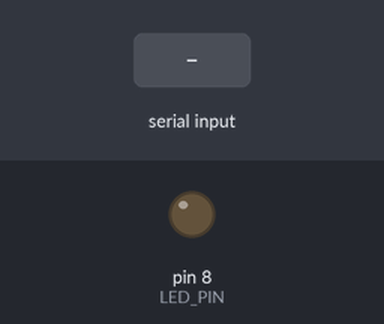
Bench run of a sketch on a simulated Arduino Uno, built with avr-gcc and run on an emulated ATmega328P. Parts: output pins drawn as LEDs (lit = HIGH). The test bench sets the inputs (shaded band). Random numbers use the default seed unless the sketch sets one; no radio packets arrive unless stated; what the sketch prints to the serial monitor is not drawn.

Above: at 0.1 s.
At 3.2 s:
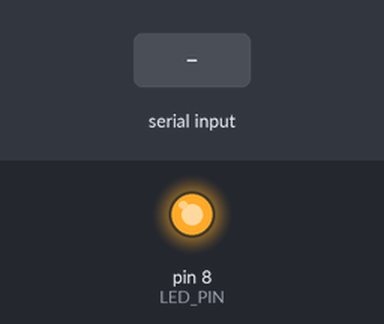
3.3 s: ":\n" received over Serial
6.3 s: "90:45\n" received over Serial
Timing chart, 0 to 9.3 s (numbered marks = the images above; inputs shaded):
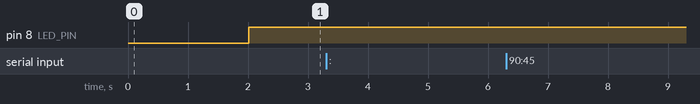

The sketch:

simulador_de_mensagem.ino
```cpp
#include <SPI.h>
#include <RF24.h>

#define CE_PIN 7
#define CSN_PIN 10
#define LED_PIN 8

RF24 radio(CE_PIN, CSN_PIN);

const byte address[6] = "00001";

// ========================
// 📦 PACKET STRUCT (32 bytes)
// ========================
#pragma pack(push, 1)
typedef struct {
  uint8_t header;
  uint8_t glove_id;

  int16_t accel[3];
  int16_t gyro[3];
  int16_t mag[3];

  int16_t fsr[4];

  uint8_t sequence;
  uint16_t timestamp;  // horas (8 bits) + minutos (8 bits)

  uint8_t checksum;
} Packet;
#pragma pack(pop)

Packet packet;

uint8_t sequence = 0;
unsigned long lastSend = 0;
const int interval = 10; // 1 segundo

// Variáveis para a hora atual
uint8_t currentHour = 0;
uint8_t currentMinute = 0;
uint8_t currentSecond = 0;
unsigned long lastTimeUpdate = 0;
bool timeReceived = false;

// ========================
// 🔐 CHECKSUM
// ========================
uint8_t calculateChecksum(Packet *p) {
  uint8_t *data = (uint8_t*)p;
  uint8_t sum = 0;

  for (int i = 0; i < sizeof(Packet) - 1; i++) {
    sum ^= data[i];
  }

  return sum;
}

// ========================
// 🕐 ATUALIZAR HORA (baseada em millis)
// ========================
void updateCurrentTime() {
  if (!timeReceived) return;

  unsigned long now = millis();
  unsigned long elapsedSeconds = (now - lastTimeUpdate) / 1000;

  if (elapsedSeconds > 0) {
    // Adicionar segundos decorridos
    int totalSeconds = currentHour * 3600 + currentMinute * 60 + currentSecond + elapsedSeconds;

    currentHour = (totalSeconds / 3600) % 24;
    currentMinute = (totalSeconds % 3600) / 60;
    currentSecond = totalSeconds % 60;

    // Atualizar o tempo base
    lastTimeUpdate = now;
  }
}

// ========================
// ⚙️ SETUP
// ========================
void setup() {
  pinMode(LED_PIN, OUTPUT);

  Serial.begin(115200);
  delay(2000);

  Serial.println("Transmissor - Hora atual automática");
  Serial.println("Envie a hora atual no formato: HH:MM");
  Serial.println("Exemplo: 15:30");
  Serial.println();

  // Inicializar NRF24
  if (!radio.begin()) {
    Serial.println("❌ NRF NÃO DETECTADO");
    while (1);
  }

  Serial.println("✅ NRF OK");

  // CONFIG
  radio.setChannel(76);
  radio.setDataRate(RF24_2MBPS);
  radio.setPALevel(RF24_PA_LOW);
  radio.setAutoAck(true);
  radio.setRetries(15, 15);

  radio.stopListening();
  radio.openWritingPipe(address);

  randomSeed(analogRead(0));
}

// ========================
// 🔁 LOOP (1 Hz)
// ========================
void loop() {
  // Verificar se recebeu hora do computador
  if (Serial.available()) {
    String input = Serial.readStringUntil('\n');
    input.trim();

    // Verificar formato HH:MM
    if (input.length() == 5 && input[2] == ':') {
      currentHour = input.substring(0, 2).toInt();
      currentMinute = input.substring(3, 5).toInt();
      currentSecond = 0;

      if (currentHour >= 0 && currentHour <= 23 && currentMinute >= 0 && currentMinute <= 59) {
        timeReceived = true;
        lastTimeUpdate = millis();  // Marca o momento da definição da hora

        Serial.print("✅ Hora definida: ");
        Serial.print(currentHour);
        Serial.print(":");
        if (currentMinute < 10) Serial.print("0");
        Serial.print(currentMinute);
        Serial.print(":00");
        Serial.println(" (vai avançar automaticamente)");
      } else {
        Serial.println("❌ Hora inválida! Use HH:MM (00:00 a 23:59)");
      }
    } else {
      Serial.println("❌ Formato inválido! Use HH:MM (exemplo: 15:30)");
    }
  }

  // Atualizar a hora atual
  updateCurrentTime();

  unsigned long now = millis();

  if (now - lastSend >= interval) {
    lastSend = now;

    buildPacket();
    sendPacket();
  }
}

// ========================
// 🧱 BUILD PACKET
// ========================
void buildPacket() {
  packet.header = 0xAA;
  packet.glove_id = 1;

  // Simulação sensores
  for (int i = 0; i < 3; i++) {
    packet.accel[i] = random(-2000, 2000);
    packet.gyro[i]  = random(-500, 500);
    packet.mag[i]   = random(-1000, 1000);
  }

  for (int i = 0; i < 4; i++) {
    packet.fsr[i] = random(0, 1023);
  }

  packet.sequence = sequence++;

  // 🔥 USAR HORA ATUAL ATUALIZADA
  if (timeReceived) {
    packet.timestamp = (currentHour << 8) | currentMinute;
  } else {
    packet.timestamp = (0 << 8) | 0;  // 00:00 enquanto não define hora
  }

  packet.checksum = calculateChecksum(&packet);
}

// ========================
// 📡 SEND PACKET
// ========================
void sendPacket() {
  bool ok = radio.write(&packet, sizeof(Packet));

  if (ok) {
    uint8_t hora = (packet.timestamp >> 8) & 0xFF;
    uint8_t minuto = packet.timestamp & 0xFF;

    Serial.print("📤 Seq: ");
    Serial.print(packet.sequence);
    Serial.print(" | Hora: ");
    Serial.print(hora);
    Serial.print(":");
    if (minuto < 10) Serial.print("0");
    Serial.print(minuto);
    Serial.print(":");
    if (currentSecond < 10) Serial.print("0");
    Serial.print(currentSecond);
    Serial.println();

    digitalWrite(LED_PIN, HIGH);
    delay(50);
    digitalWrite(LED_PIN, LOW);
  } else {
    Serial.println("❌ Falha envio");
  }
}
```
